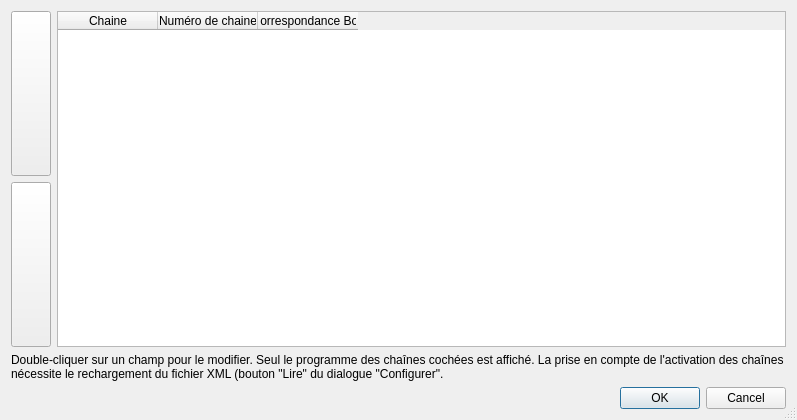
<ui version="4.0" >
 <class>Canaux</class>
 <widget class="QDialog" name="Canaux" >
  <property name="geometry" >
   <rect>
    <x>0</x>
    <y>0</y>
    <width>797</width>
    <height>420</height>
   </rect>
  </property>
  <property name="windowTitle" >
   <string>Canaux</string>
  </property>
  <property name="sizeGripEnabled" >
   <bool>true</bool>
  </property>
  <layout class="QGridLayout" name="gridLayout" >
   <item row="0" column="0" >
    <layout class="QHBoxLayout" name="horizontalLayout" >
     <item>
      <layout class="QVBoxLayout" name="verticalLayout" >
       <item>
        <widget class="QPushButton" name="haut" >
         <property name="sizePolicy" >
          <sizepolicy vsizetype="Preferred" hsizetype="Preferred" >
           <horstretch>0</horstretch>
           <verstretch>0</verstretch>
          </sizepolicy>
         </property>
         <property name="text" >
          <string/>
         </property>
         <property name="icon" >
          <iconset resource="../ressources/ressources.qrc" >
           <normaloff>:/images/images/up.png</normaloff>:/images/images/up.png</iconset>
         </property>
        </widget>
       </item>
       <item>
        <widget class="QPushButton" name="bas" >
         <property name="sizePolicy" >
          <sizepolicy vsizetype="Minimum" hsizetype="Preferred" >
           <horstretch>0</horstretch>
           <verstretch>0</verstretch>
          </sizepolicy>
         </property>
         <property name="text" >
          <string/>
         </property>
         <property name="icon" >
          <iconset resource="../ressources/ressources.qrc" >
           <normaloff>:/images/images/down.png</normaloff>:/images/images/down.png</iconset>
         </property>
        </widget>
       </item>
      </layout>
     </item>
     <item>
      <widget class="QTableWidget" name="table" >
       <column>
        <property name="text" >
         <string>Chaine</string>
        </property>
       </column>
       <column>
        <property name="text" >
         <string>Numéro de chaine</string>
        </property>
       </column>
       <column>
        <property name="text" >
         <string>Correspondance Box</string>
        </property>
       </column>
      </widget>
     </item>
    </layout>
   </item>
   <item row="1" column="0" >
    <widget class="QLabel" name="label" >
     <property name="text" >
      <string>Double-cliquer sur un champ pour le modifier. Seul le programme des chaînes cochées est affiché. La prise en compte de l'activation des chaînes nécessite le rechargement du fichier XML (bouton "Lire" du dialogue "Configurer".</string>
     </property>
     <property name="wordWrap" >
      <bool>true</bool>
     </property>
    </widget>
   </item>
   <item row="2" column="0" >
    <widget class="QDialogButtonBox" name="buttonBox" >
     <property name="standardButtons" >
      <set>QDialogButtonBox::Cancel|QDialogButtonBox::Ok</set>
     </property>
    </widget>
   </item>
  </layout>
 </widget>
 <resources>
  <include location="../ressources/ressources.qrc" />
 </resources>
 <connections/>
</ui>
